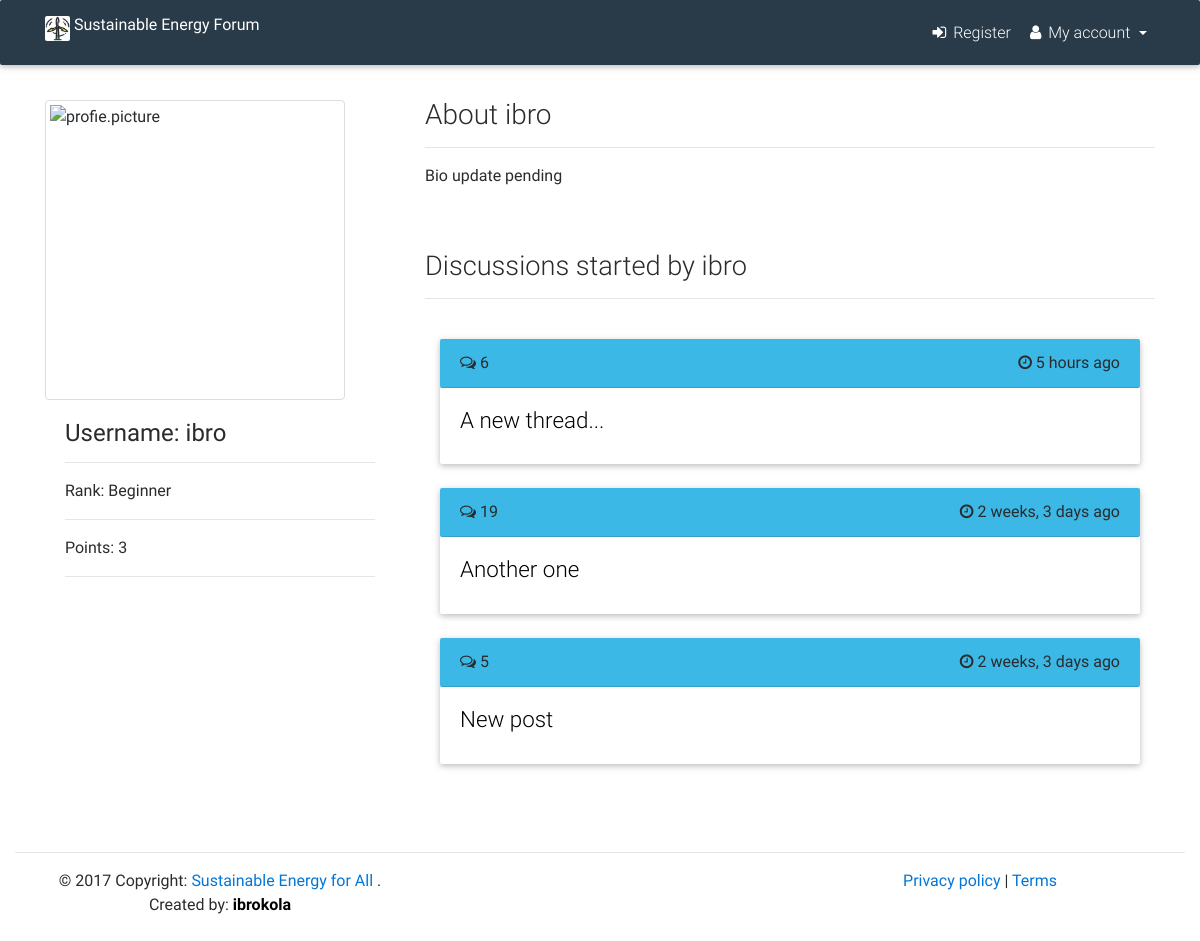
The app's page /u/profile/ibro/, older data.
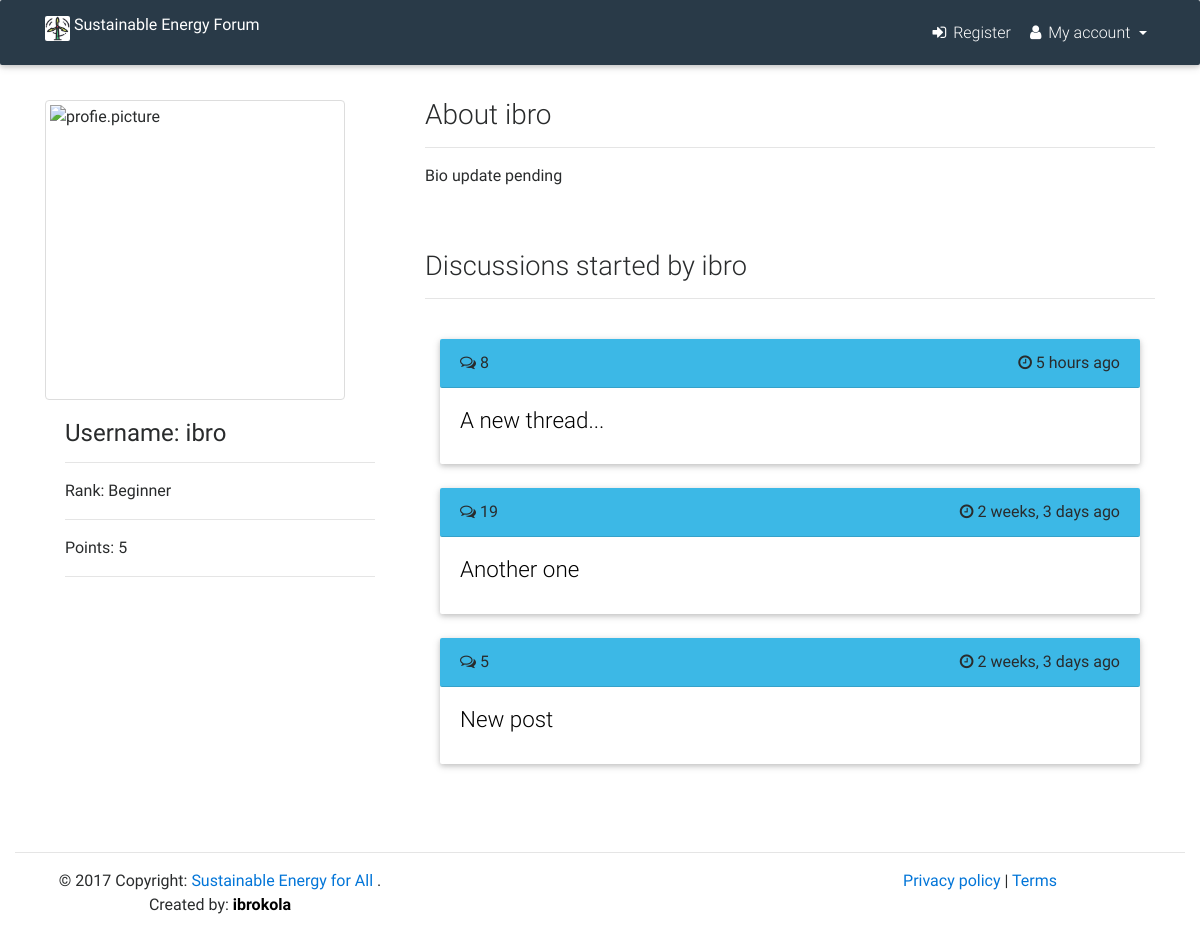
The same page, newer data.
### profiles/models.py (models this page shows, shortened)
class Profile(models.Model):
    user = models.OneToOneField(User)
    image = models.ImageField(upload_to='images/', null=True, blank=True)
    rank = models.CharField(max_length=50, default="Beginner")
    bio = models.TextField(null=True, blank=True)
    website_link = models.CharField(max_length=320,
                                    null=True,
                                    blank=True,
                                    verbose_name='Personal website url')
    facebook_link = models.CharField(max_length=320,
                                    null=True,
                                    blank=True,
                                    verbose_name='Facebook profile url')
    twitter_handle = models.CharField(max_length=320,
                                    null=True,
                                    blank=True,
                                    verbose_name='Twitter handle')

### users/models.py (models this page shows, shortened)
class User(AbstractBaseUser):
    username = models.CharField(
        max_length=255,
        unique=True,
    )
    email = models.EmailField(
        verbose_name='email address',
        max_length=255,
        unique=True,
    )
    first_name = models.CharField(
                max_length=120,
                null=True,
                blank=True
                )
    last_name = models.CharField(
                max_length=120,
                null=True,
                blank=True
                )
    score = models.IntegerField(default=0)
    is_active = models.BooleanField(default=True)
    is_admin = models.BooleanField(default=False)
    objects = UserManager()
    USERNAME_FIELD = 'username'
    REQUIRED_FIELDS = ['email']
    def __str__(self):              # __unicode__ on Python 2
        return self.username
    class Meta:
        db_table = "users"

### forum/models.py (models this page shows, shortened)
class Votable(models.Model):
    class Meta:
        abstract = True
    votes = GenericRelation(Vote)
    author = models.ForeignKey(User, on_delete=models.PROTECT)
    upvotes = models.IntegerField(default=0)
    downvotes = models.IntegerField(default=0)
    flags = models.IntegerField(default=0)

class Post(Votable):
    class Meta:
        db_table = "posts"
        index_together = [
            ["submission_time",],
        ]
    objects = PostsManager()
    title = models.CharField(max_length=500)
    slug = models.SlugField(max_length=500,null=True, blank=True)
    text = models.TextField(max_length=8192, blank=True)
    submission_time = models.DateTimeField(auto_now_add=True)
    num_comments = models.IntegerField(default=0)
    def get_absolute_url(self):
        return reverse('forum:discussion', kwargs={"post_id": self.pk})
    def __str__(self):
        return self.title

### profiles/views.py (the view)
# urls.py: url(r'^profile/(?P<username>[\w.@+-]+)/$', ProfileView.as_view(), name='profile_view'),
class ProfileView(View):
    def get(self, request, username, *args, **kwargs):
        user = get_object_or_404(User, username=username)
        post_list = Post.objects.filter(author__username__iexact=user.username).order_by('-submission_time')
        paginator = Paginator(post_list, 10)
        page = request.GET.get('page')
        try:
            post = paginator.page(page)
        except PageNotAnInteger:
             post = paginator.page(1)
        except EmptyPage:
             post = paginator.page(paginator.num_pages)
        profile = Profile.objects.get(user=user)
        template = 'profiles/profile_view.html'
        context = {
            'profile': profile,
            'post': post
            }
        return render(request, template, context)

### templates/profiles/profile_view.html (shortened to what this page needs)
{% extends 'base.html' %}
{% load static %}
{% load humanize %}
{% block pagecss %}
<link href="{% static 'css/mdb.css' %}" rel="stylesheet">
{% endblock %}
{% block content %}
<div class="container-fluid" style="padding-top: 100px;"></div>
<div class="container">
	<div class="row">
		<div class="col-sm-6 col-md-4">
			<section class="wow fadeIn">
			         <div class="">
			        {% if profile.image %}
			            <img src="{{ profile.image.url }}" class="img-fluid img-thumbnail" width="350" height="300" alt="profie.picture">
			        {% else %}
			        	<img src="http://www.sbsc.in/images/dummy-profile-pic.png" class="img-fluid img-thumbnail" width="300" height="300" alt="profie.picture">
			        {% endif %}
			        </div>
			        <div class="card-block">
			            <h4 class="card-title"><strong>Username: {{ profile.user.username }}</strong></h4>
						<hr>
						<p>Rank: {{ profile.rank }}</p>
						<hr>
						<p>Points: {{ profile.user.score }}</p>
						<hr>
						<br>
			</section>
			<br>
		</div>
		<div class="col-sm-6 col-md-8">
            <h3>About {{ profile.user }}</h3>
            <hr>
            {% if profile.bio %}
                <p>{{ profile.bio }}</p>
            {% else %}
                <p>Bio update pending</p>
            {% endif %}
			<br>
			<br>
			<h3 class="h3-responsive">Discussions started by {{ profile.user.username }}</h3>
			<hr>
			<br>
			<div class="col-sm-12">
			{% if post %}
				{% for item in post %}
				<div class="card">
					<div class="card-header">
						<i class="fa fa-comments-o"></i> {{  item.num_comments }}  <span class="float-right"><i class="fa fa-clock-o"></i> {{  item.submission_time | naturaltime }}</span>
					</div>
					<div class="card-block">
						<a href="{{ item.get_absolute_url }}">
							<h4 class="card-title h4-responsive" style="color: black;">{{ item }}</h4>
						</a>
					</div>
				</div>
				<br>
				{% endfor %}
			{% else %}
				<p>No post yet</p>
			{% endif %}
			<br>
			<br>
			</div>
		</div>
		<br>
		<br>
	</div>
</div>
{% endblock %}

Row changes from the older to the newer data that the page shows:
changed through a linked row, Profile "Beginner": user.score "3" → "5"
changed Post "5 hours ago": num_comments "6" → "8"
